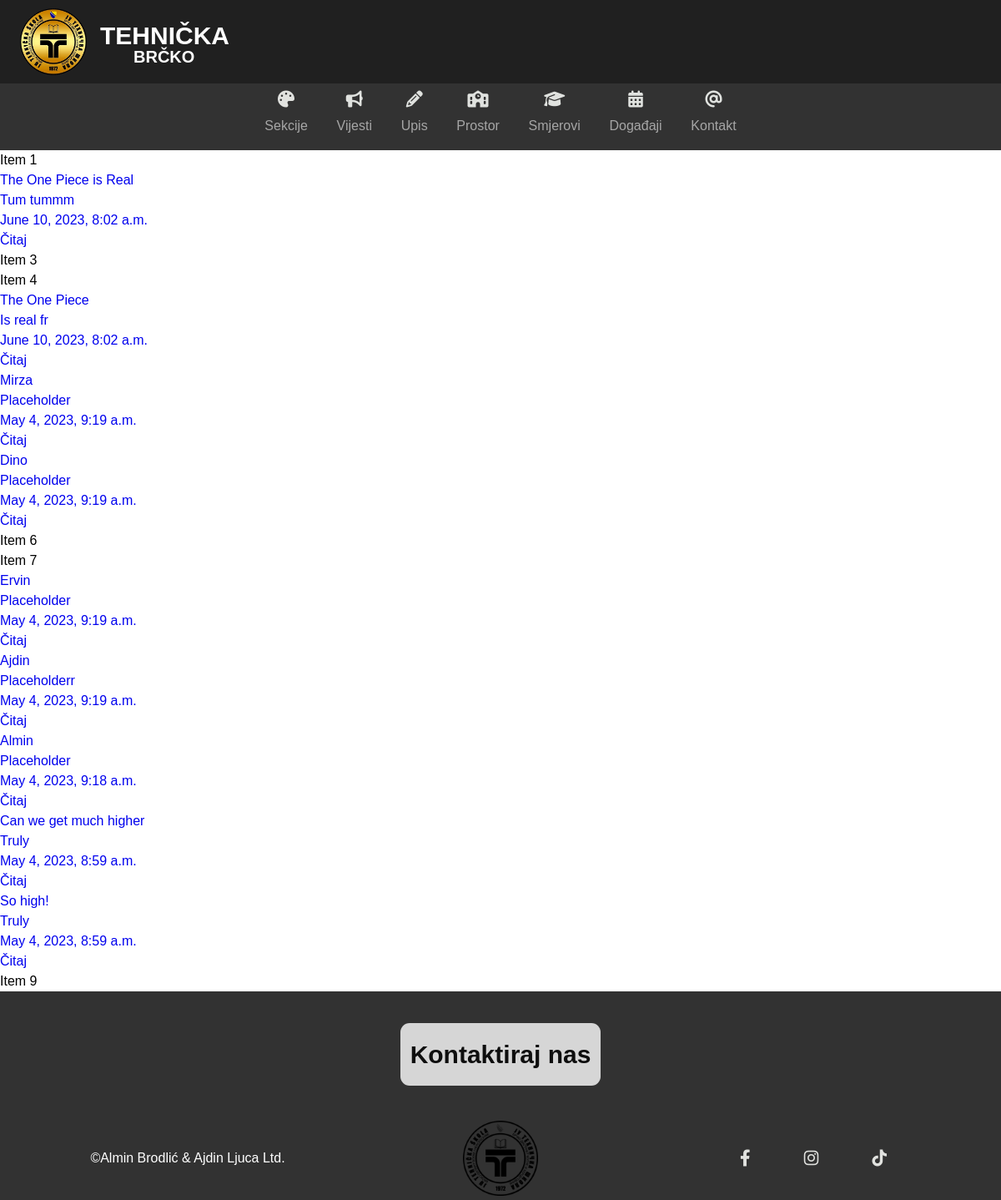
Page /Vijesti/ on the committed database.
### members/models.py (models this page shows)
class Vijesti(models.Model):
  name = models.CharField(max_length=200)
  test = models.TextField()
  objavljen = models.DateTimeField(auto_now_add=True)

### members/views.py (the view)
# urls.py: path('Vijesti/', views.vijesti, name='vijesti'),
def vijesti(request):
  najnovija_vijest = Vijesti.objects.latest('objavljen')
  nove_vijesti = Vijesti.objects.order_by('-objavljen')[1:4]
  stare_vijesti = Vijesti.objects.order_by('-objavljen')[4:]
  template = loader.get_template('vijesti.html')
  context = {
  'najnovija_vijest': najnovija_vijest,
  'nove_vijesti': nove_vijesti,
  'stare_vijesti': stare_vijesti,
  }
  return HttpResponse(template.render(context, request))

### members/templates/vijesti.html (shortened to what this page needs)
{% extends "main.html" %} {% load static %}  {% block content %}
<div class="container">
  <div class="item">Item 1</div>
  <a href="Clanak/{{ najnovija_vijest.id }}">
    <div class="hero">
      <div class="hero-container">
        <p class="herotitle">{{ najnovija_vijest.name }}</p>
        <p class="herotext">{{ najnovija_vijest.test }}</p>
        <p class="herodate">{{ najnovija_vijest.objavljen }}</p>
        <p class="heroread" >Čitaj</p>
      </div>
    </div>
  </a>
  <div class="item">Item 3</div>
  <div class="item">Item 4</div>
  <div class="subhero">
  {% for x in nove_vijesti %}
  <a href="Clanak/{{ x.id }}">
      <div class="subhero-master-container">
        <div class="subhero-container">
          <p class="subherotitle">{{ x.name }}</p>
          <p class="subherotext">{{ x.test }}</p>
          <p class="subherodate">{{ x.objavljen }}</p>
          <a class="subheroread" href="Clanak/{{ x.id }}">Čitaj</a>
        </div>
      </div>
  </a>
  {% endfor %}
  </div>
  <div class="item">Item 6</div>
  <div class="item">Item 7</div>
  <div class="sub-subhero">
  {% for x in stare_vijesti %}
    <a href="Clanak/{{ x.id }}">
      <div class="sub-subhero-master-container">
        <div class="sub-subhero-container">
          <p class="sub-subherotitle">{{ x.name }}</p>
          <p class="sub-subherotext">{{ x.test }}</p>
          <p class="sub-subherodate">{{ x.objavljen }}</p>
          <a class="sub-subheroread" href="Clanak/{{ x.id }}">Čitaj</a>
        </div>
      </div>
    </a>
    {% endfor %}
    </div>
    <div class="item">Item 9</div>
    {% endblock %}

### members/static/css/style.css (style rules this page uses)
* { box-sizing: border-box; padding: 0; margin: 0; }
body { font-family: Arial, Helvetica, sans-serif; line-height: 1.5; }
a { text-decoration: none; }

### rows in the picture
Vijesti: name "The One Piece is Real", test "Tum tummm", objavljen "June 10, 2023, 8:02 a.m."
Vijesti: name "The One Piece", test "Is real fr", objavljen "June 10, 2023, 8:02 a.m."
Vijesti: name "Mirza", test "Placeholder", objavljen "May 4, 2023, 9:19 a.m."
Vijesti: name "Dino", test "Placeholder", objavljen "May 4, 2023, 9:19 a.m."
Vijesti: name "Ervin", test "Placeholder", objavljen "May 4, 2023, 9:19 a.m."
Vijesti: name "Ajdin", test "Placeholderr", objavljen "May 4, 2023, 9:19 a.m."
Vijesti: name "Almin", test "Placeholder", objavljen "May 4, 2023, 9:18 a.m."
Vijesti: name "Can we get much higher", test "Truly", objavljen "May 4, 2023, 8:59 a.m."
Vijesti: name "So high!", test "Truly", objavljen "May 4, 2023, 8:59 a.m."
